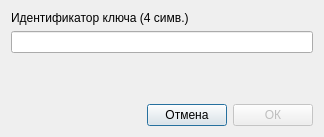
<?xml version="1.0" encoding="UTF-8"?>
<ui version="4.0">
 <class>dialog</class>
 <widget class="QDialog" name="dialog">
  <property name="geometry">
   <rect>
    <x>0</x>
    <y>0</y>
    <width>324</width>
    <height>137</height>
   </rect>
  </property>
  <property name="windowTitle">
   <string>Идентификатор ключа</string>
  </property>
  <layout class="QVBoxLayout" name="verticalLayout">
   <item>
    <widget class="QLabel" name="keyIdLabel">
     <property name="text">
      <string>Идентификатор ключа (4 симв.)</string>
     </property>
    </widget>
   </item>
   <item>
    <widget class="QLineEdit" name="keyIdlineEdit">
     <property name="maxLength">
      <number>4</number>
     </property>
    </widget>
   </item>
   <item>
    <spacer name="verticalSpacer">
     <property name="orientation">
      <enum>Qt::Vertical</enum>
     </property>
     <property name="sizeHint" stdset="0">
      <size>
       <width>20</width>
       <height>0</height>
      </size>
     </property>
    </spacer>
   </item>
   <item>
    <layout class="QHBoxLayout" name="horizontalLayout">
     <item>
      <spacer name="horizontalSpacer">
       <property name="orientation">
        <enum>Qt::Horizontal</enum>
       </property>
       <property name="sizeHint" stdset="0">
        <size>
         <width>40</width>
         <height>20</height>
        </size>
       </property>
      </spacer>
     </item>
     <item>
      <widget class="QPushButton" name="cancelPushButton">
       <property name="text">
        <string>Отмена</string>
       </property>
      </widget>
     </item>
     <item>
      <widget class="QPushButton" name="okPushButton">
       <property name="enabled">
        <bool>false</bool>
       </property>
       <property name="text">
        <string>ОК</string>
       </property>
      </widget>
     </item>
    </layout>
   </item>
  </layout>
 </widget>
 <resources/>
 <connections>
  <connection>
   <sender>okPushButton</sender>
   <signal>clicked()</signal>
   <receiver>dialog</receiver>
   <slot>accept()</slot>
   <hints>
    <hint type="sourcelabel">
     <x>204</x>
     <y>163</y>
    </hint>
    <hint type="destinationlabel">
     <x>161</x>
     <y>115</y>
    </hint>
   </hints>
  </connection>
  <connection>
   <sender>cancelPushButton</sender>
   <signal>clicked()</signal>
   <receiver>dialog</receiver>
   <slot>reject()</slot>
   <hints>
    <hint type="sourcelabel">
     <x>108</x>
     <y>163</y>
    </hint>
    <hint type="destinationlabel">
     <x>161</x>
     <y>115</y>
    </hint>
   </hints>
  </connection>
 </connections>
</ui>
